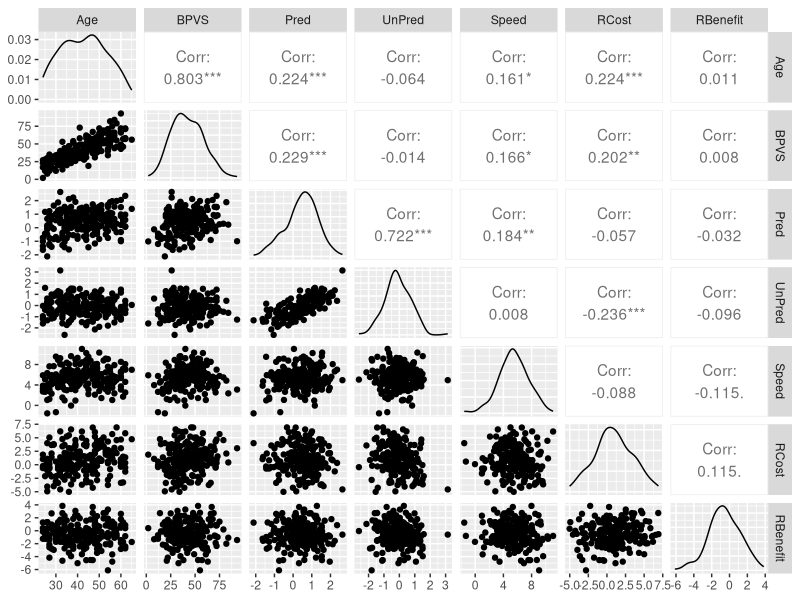
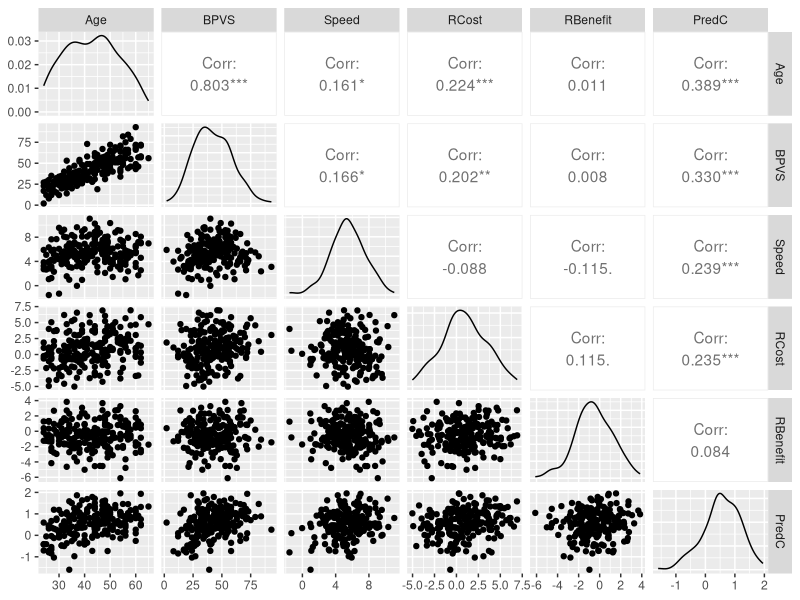

R code for these plots, in order:
pred<-read.table("prediction_indeces.txt",header=T)
names(pred)[3]<-"Pred"
unpred<-read.table("prediction_indeces_mildy-unpred.txt",header=T)
names(unpred)[3]<-"UnPred"
speed<-read.table("recognition_indeces.txt",header=T,sep=";")
names(speed)[2]<-"Speed"
reccost<-read.table("recognition_cost_indeces.txt",header=T,sep=";")
names(reccost)[2]<-"RCost"
recbenefit<-read.table("recognition_benefit_indeces.txt",header=T,sep=";")
names(recbenefit)[2]<-"RBenefit"

indeces<-merge(pred,unpred,by=c("PartCode","Participant","Age","BPVS"),sort=F)
indeces<-merge(indeces,speed,by=c("PartCode","Participant","Age","BPVS"),sort=F)
indeces<-merge(indeces,reccost,by=c("PartCode","Participant","Age","BPVS"),sort=F)
indeces<-merge(indeces,recbenefit,by=c("PartCode","Participant","Age","BPVS"),sort=F)

head(indeces)
library(ggplot2)
library(GGally)
scatter<-ggpairs(indeces[c(3:4,6,8:11)])
ggsave("cross-sectional.png",plot=scatter,width=30, height=15, unit="cm", dpi=300, path="/Volumes/Macintosh HD/ED_20142017/ExpectationDrivenLanguageLearning/ExpectationLearning/Experiment4_gradedpredictions/mainexp/FINAL/children_2018an")

indeces$PredC<-indeces$Pred-indeces$UnPred
scatter<-ggpairs(indeces[c(3:4,9:12)])
ggsave("cross-sectional_comb.png",plot=scatter,width=30, height=15, unit="cm", dpi=300, path="/Volumes/Macintosh HD/ED_20142017/ExpectationDrivenLanguageLearning/ExpectationLearning/Experiment4_gradedpredictions/mainexp/FINAL/children_2018an")

#controlling for age
omnibus_reg<-lm(BPVS~PredC+Speed+RCost+RBenefit+Age,data=indeces)
summary(omnibus_reg)

#Age interaction
omnibus_reg<-lm(BPVS~(PredC+Speed+RCost+RBenefit)*scale(Age,T,F),data=indeces)
summary(omnibus_reg)

#Age interaction median split
ma1<-median(indeces$Age)
indeces$AgeM<-ifelse(indeces$Age<=ma1,-.5,.5)

omnibus_reg<-lm(BPVS~(PredC+Speed+RCost+RBenefit)*scale(AgeM,T,F),data=indeces)
summary(omnibus_reg)#conistent with longitudinal analyese, Speed comes out as the only sifnificant one in interaction with Age
#marginal interaction with prediction composite measure and age

#no control for Age
omnibus_reg<-lm(BPVS~PredC+Speed+RCost+RBenefit,data=indeces)
summary(omnibus_reg)

omnibus_reg<-lm(Age~PredC+Speed+RCost+RBenefit,data=indeces)
summary(omnibus_reg)

#only younger kids
omnibus_reg<-lm(BPVS~(PredC+Speed+RCost+RBenefit),data=subset(indeces,AgeM==-.5))
summary(omnibus_reg)

#only older kids
#only younger kids
omnibus_reg<-lm(BPVS~(PredC+Speed+RCost+RBenefit),data=subset(indeces,AgeM==.5))
summary(omnibus_reg)
